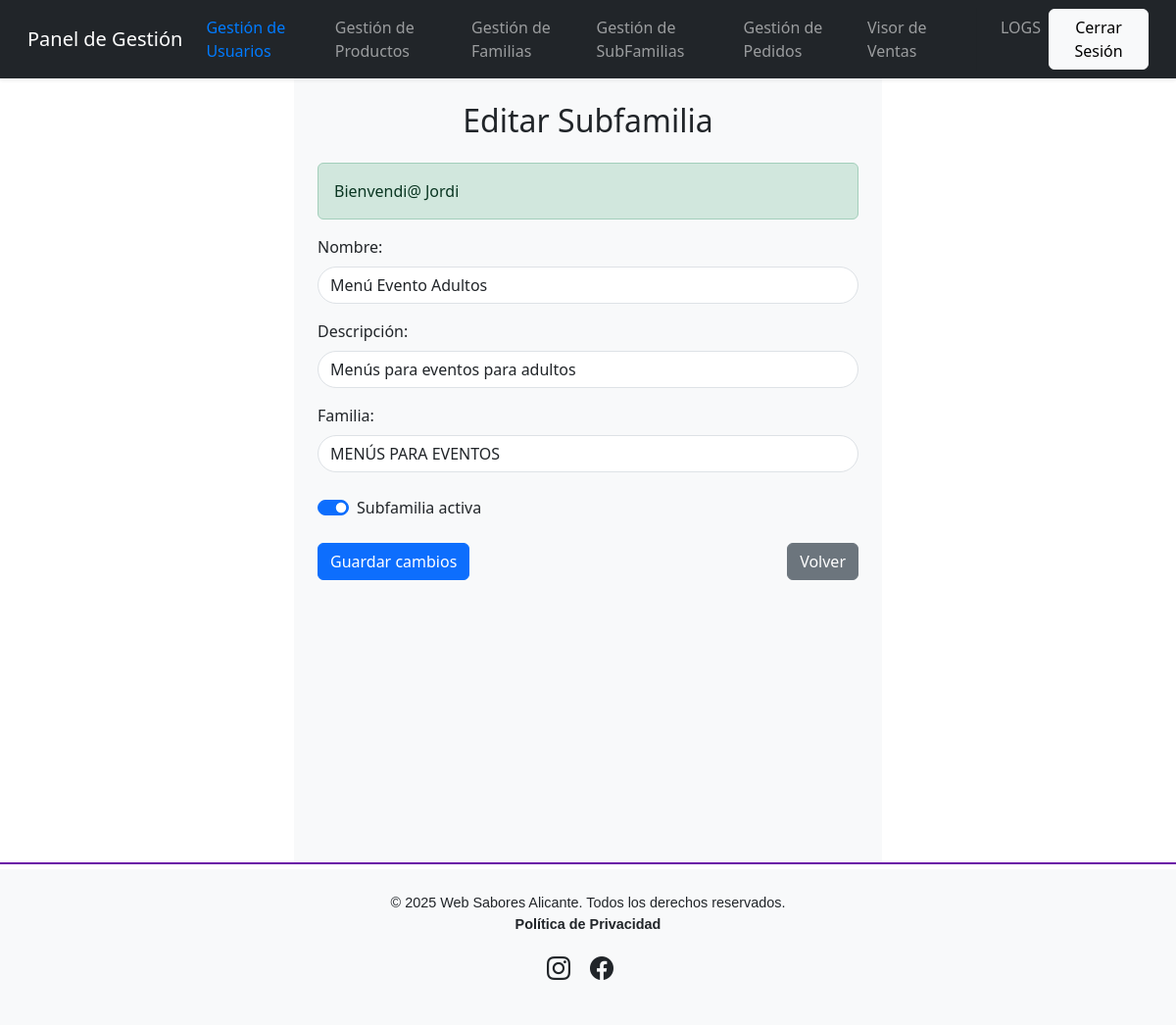
The app's page /editar_subfamilia.php?id_subfamilia=2 (signed in) with its own data.
### tables this page shows
CREATE TABLE `subfamilias` (
  `id_subfamilia` int(11) NOT NULL,
  `id_familia` int(11) NOT NULL,
  `nombre` varchar(100) NOT NULL,
  `descripcion` text DEFAULT NULL,
  `activo` tinyint(1) NOT NULL DEFAULT 1
);

### htdocs/gestores/gestor_subfamilias.php (called while the page is built, shortened)
<?php
class Subfamilia
{
    private $id_familia;
    private $nombre;
    private $descripcion;
    private $activo;
    public function __construct($id_subfamilia, $id_familia, $nombre, $descripcion, $activo = 1)
    {
        $this->id_familia = $id_familia;
        $this->nombre = $nombre;
        $this->descripcion = $descripcion;
        $this->activo = $activo;
    }
    public function getIdFamilia()
    {
        return $this->id_familia;
    }
    public function getNombre()
    {
        return $this->nombre;
    }
    public function getDescripcion()
    {
        return $this->descripcion;
    }
    public function getActivo()
    {
        return $this->activo;
    }
}
class GestorSubFamilias
{
    private $pdo;
    public function __construct($pdo)
    {
        $this->pdo = $pdo;
    }
    public function obtener_subfamilia_id($id_subfamilia)
    {
        $query = 'SELECT * FROM subfamilias WHERE id_subfamilia = :id_subfamilia';
        try {
            $stmt = $this->pdo->prepare($query);
            $stmt->execute(['id_subfamilia' => $id_subfamilia]);
            $subfamilia = $stmt->fetch(PDO::FETCH_OBJ);
            if ($subfamilia !== false) {
                return new Subfamilia(
                    $subfamilia->id_subfamilia,
                    $subfamilia->id_familia,
                    $subfamilia->nombre,
                    $subfamilia->descripcion,
                    $subfamilia->activo
                );
            }
            return null;
        } catch (PDOException $e) {
            throw new Exception('Error al obtener la subfamilia: ' . $e->getMessage());
        }
    }
    public function obtener_familias()
    {
        try {
            $query = "SELECT id_familia, nombre FROM familias WHERE activo = 1";
            $stmt = $this->pdo->prepare($query);
            $stmt->execute();
            return $stmt->fetchAll(PDO::FETCH_ASSOC);
        } catch (PDOException $e) {
            throw new Exception('Error al obtener familias: ' . $e->getMessage());
        }
    }
}

### htdocs/editar_subfamilia.php (the view, shortened to what this page needs)
<?php
include_once "config/conectar_db.php";
include_once "gestores/gestor_subfamilias.php";
$pdo = conectar_db();
$gestorSubFamilia = new GestorSubFamilias($pdo);
if (isset($_GET['id_subfamilia'])) {
    $id_subfamilia = $_GET['id_subfamilia'];
    $subfamilia = $gestorSubFamilia->obtener_subfamilia_id($id_subfamilia);
}
?>
<?php
include_once "includes/header.php";
?>
<div class="container-fluid d-flex flex-column min-vh-100">
    <div class="row flex-grow-1 justify-content-center">
        <main class="col-md-8 col-lg-6 p-4 bg-light">
            <h2 class="text-center mb-4">Editar Subfamilia</h2>
            <?php require_once('config/procesa_errores.php'); ?>
            <form method="POST" action="<?php echo htmlspecialchars($_SERVER['PHP_SELF']); ?>">
                <div class="mb-3">
                    <label for="nombre" class="form-label">Nombre:</label>
                    <input type="text" id="nombre" name="nombre" class="form-control" placeholder="Nombre de la subfamilia" value="<?php echo htmlspecialchars($subfamilia->getNombre()); ?>" required>
                </div>
                <div class="mb-3">
                    <label for="descripcion" class="form-label">Descripción:</label>
                    <input type="text" id="descripcion" name="descripcion" placeholder="Descripción de la subfamilia" class="form-control" value="<?php echo htmlspecialchars($subfamilia->getDescripcion()); ?>" required>
                </div>
                <div class="mb-3">
                    <label for="id_familia" class="form-label">Familia:</label>
                    <select id="id_familia" name="id_familia" class="form-control" required>
                        <?php
                        $familias = $gestorSubFamilia->obtener_familias();
                        foreach ($familias as $familia) {
                            $selected = ($familia['id_familia'] == $subfamilia->getIdFamilia()) ? 'selected' : '';
                            echo "<option value='" . $familia['id_familia'] . "' $selected>" . $familia['nombre'] . "</option>";
                        }
                        ?>
                    </select>
                </div>
                <div class="form-check form-switch mt-4">
                    <input class="form-check-input" type="checkbox" id="activo" name="activo" value="1" <?php echo ($subfamilia->getActivo() ? 'checked' : ''); ?>>
                    <label class="form-check-label" for="activo" id="estadoEtiqueta">
                    </label>
                </div>
                <div class="d-flex justify-content-between mt-4">
                    <button type="submit" class="btn btn-primary" name="editar_subfamilia">Guardar cambios</button>
                    <a href="javascript:history.back()" class="btn btn-secondary">Volver</a>
                </div>
            </form>
        </main>
    </div>
</div>
<?php include_once "includes/footer.php" ?>

### htdocs/estilos/styles.css (style rules this page uses)
body { font-family: 'Roboto', sans-serif; background-color: #f8f9fa; display: flex; flex-direction: column; min-height: 100vh; margin: 0; }
form .form-control { border-radius: 20px; box-shadow: none; }
form button { border-radius: 20px; padding: 10px 20px; }

### records on screen
subfamilias: nombre "Menú Evento Adultos", descripcion "Menús para eventos para adultos", activo "☑"

### other values on screen
$_SESSION['mensaje'] "Bienvendi@ Jordi"
form field id_familia "MENÚS PARA EVENTOS"
